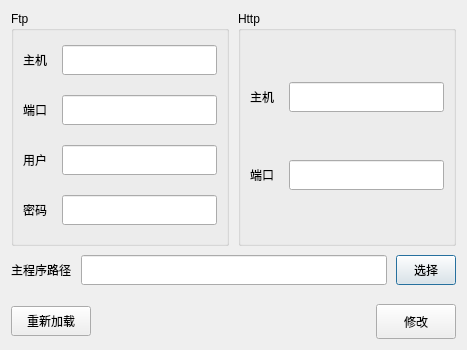
<?xml version="1.0" encoding="UTF-8"?>
<ui version="4.0">
 <class>FtpConfigSetting</class>
 <widget class="QDialog" name="FtpConfigSetting">
  <property name="geometry">
   <rect>
    <x>0</x>
    <y>0</y>
    <width>467</width>
    <height>350</height>
   </rect>
  </property>
  <property name="windowTitle">
   <string>配置</string>
  </property>
  <layout class="QGridLayout" name="gridLayout_3" rowstretch="4,1,1">
   <property name="spacing">
    <number>9</number>
   </property>
   <item row="0" column="0">
    <widget class="QGroupBox" name="groupBox">
     <property name="title">
      <string>Ftp</string>
     </property>
     <layout class="QGridLayout" name="gridLayout">
      <property name="spacing">
       <number>15</number>
      </property>
      <item row="0" column="0">
       <widget class="QLabel" name="label">
        <property name="text">
         <string>主机</string>
        </property>
       </widget>
      </item>
      <item row="0" column="1">
       <widget class="QLineEdit" name="lineEdit_ftp_host">
        <property name="minimumSize">
         <size>
          <width>0</width>
          <height>30</height>
         </size>
        </property>
       </widget>
      </item>
      <item row="1" column="0">
       <widget class="QLabel" name="label_2">
        <property name="text">
         <string>端口</string>
        </property>
       </widget>
      </item>
      <item row="1" column="1">
       <widget class="QLineEdit" name="lineEdit_ftp_port">
        <property name="minimumSize">
         <size>
          <width>0</width>
          <height>30</height>
         </size>
        </property>
       </widget>
      </item>
      <item row="2" column="0">
       <widget class="QLabel" name="label_3">
        <property name="text">
         <string>用户</string>
        </property>
       </widget>
      </item>
      <item row="2" column="1">
       <widget class="QLineEdit" name="lineEdit_ftp_user">
        <property name="minimumSize">
         <size>
          <width>0</width>
          <height>30</height>
         </size>
        </property>
       </widget>
      </item>
      <item row="3" column="0">
       <widget class="QLabel" name="label_4">
        <property name="text">
         <string>密码</string>
        </property>
       </widget>
      </item>
      <item row="3" column="1">
       <widget class="QLineEdit" name="lineEdit_ftp_code">
        <property name="minimumSize">
         <size>
          <width>0</width>
          <height>30</height>
         </size>
        </property>
       </widget>
      </item>
     </layout>
    </widget>
   </item>
   <item row="0" column="1">
    <widget class="QGroupBox" name="groupBox_2">
     <property name="title">
      <string>Http</string>
     </property>
     <layout class="QGridLayout" name="gridLayout_2">
      <property name="horizontalSpacing">
       <number>15</number>
      </property>
      <item row="0" column="0">
       <widget class="QLabel" name="label_6">
        <property name="text">
         <string>主机</string>
        </property>
       </widget>
      </item>
      <item row="0" column="1">
       <widget class="QLineEdit" name="lineEdit_http_host">
        <property name="minimumSize">
         <size>
          <width>0</width>
          <height>30</height>
         </size>
        </property>
       </widget>
      </item>
      <item row="1" column="0">
       <widget class="QLabel" name="label_5">
        <property name="text">
         <string>端口</string>
        </property>
       </widget>
      </item>
      <item row="1" column="1">
       <widget class="QLineEdit" name="lineEdit_http_port">
        <property name="minimumSize">
         <size>
          <width>0</width>
          <height>30</height>
         </size>
        </property>
       </widget>
      </item>
     </layout>
    </widget>
   </item>
   <item row="1" column="0" colspan="2">
    <layout class="QHBoxLayout" name="horizontalLayout_2">
     <item>
      <widget class="QLabel" name="label_7">
       <property name="text">
        <string>主程序路径</string>
       </property>
      </widget>
     </item>
     <item>
      <widget class="QLineEdit" name="lineEdit_exec">
       <property name="minimumSize">
        <size>
         <width>0</width>
         <height>30</height>
        </size>
       </property>
      </widget>
     </item>
     <item>
      <widget class="QPushButton" name="pushButton_select">
       <property name="minimumSize">
        <size>
         <width>0</width>
         <height>30</height>
        </size>
       </property>
       <property name="maximumSize">
        <size>
         <width>60</width>
         <height>16777215</height>
        </size>
       </property>
       <property name="text">
        <string>选择</string>
       </property>
      </widget>
     </item>
    </layout>
   </item>
   <item row="2" column="0" colspan="2">
    <layout class="QHBoxLayout" name="horizontalLayout">
     <property name="topMargin">
      <number>10</number>
     </property>
     <item>
      <widget class="QPushButton" name="pushButton_reload">
       <property name="minimumSize">
        <size>
         <width>0</width>
         <height>30</height>
        </size>
       </property>
       <property name="text">
        <string>重新加载</string>
       </property>
      </widget>
     </item>
     <item>
      <spacer name="horizontalSpacer">
       <property name="orientation">
        <enum>Qt::Horizontal</enum>
       </property>
       <property name="sizeHint" stdset="0">
        <size>
         <width>40</width>
         <height>20</height>
        </size>
       </property>
      </spacer>
     </item>
     <item>
      <widget class="QPushButton" name="pushButton">
       <property name="minimumSize">
        <size>
         <width>0</width>
         <height>35</height>
        </size>
       </property>
       <property name="maximumSize">
        <size>
         <width>100</width>
         <height>16777215</height>
        </size>
       </property>
       <property name="text">
        <string>修改</string>
       </property>
      </widget>
     </item>
    </layout>
   </item>
  </layout>
 </widget>
 <resources/>
 <connections/>
</ui>
